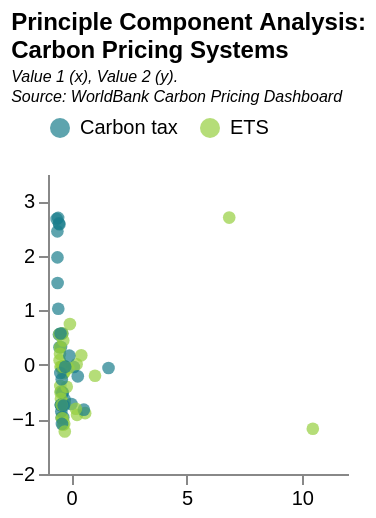

Express this chart as Vega-Lite.
### Vega-Lite specification from a JSON file in a GitHub repository (floating-point values rounded to 4 significant figures)
{"$schema": "https://vega.github.io/schema/vega-lite/v5.json", "title": {"text": ["Principle Component Analysis:", "Carbon Pricing Systems"], "fontSize": 12, "subtitle": ["Value 1 (x), Value 2 (y).", "Source: WorldBank Carbon Pricing Dashboard"], "subtitleFontStyle": "italic", "subtitleFontSize": 8, "anchor": "start", "color": "black"}, "config": {"background": "white", "view": {"stroke": "transparent"}}, "data": {"values": [{"": "0", "Type": "ETS", "GHG emissions covered [MtCO2e]": "140.36", "Year of implementation": "2007", "Value [billion US$]": "6.365888747", "Proportion of global GHG emissions covered": "0.27", "Value 1": "-0.050538374181678586", "Value 2": "0.7482888868096143"}, {"": "1", "Type": "Carbon tax", "GHG emissions covered [MtCO2e]": "0.0", "Year of implementation": "2017", "Value [billion US$]": "1.070971867", "Proportion of global GHG emissions covered": "0.00", "Value 1": "-0.42852452635093835", "Value 2": "-0.4852627444870652"}, {"": "2", "Type": "Carbon tax", "GHG emissions covered [MtCO2e]": "79.46122723", "Year of implementation": "2018", "Value [billion US$]": "0.001622049", "Proportion of global GHG emissions covered": "0.16", "Value 1": "-0.2773233022542831", "Value 2": "-0.6344601670579766"}, {"": "3", "Type": "ETS", "GHG emissions covered [MtCO2e]": "0.0", "Year of implementation": "2012", "Value [billion US$]": "0.0", "Proportion of global GHG emissions covered": "0.00", "Value 1": "-0.49619899973932236", "Value 2": "0.0872743539880935"}, {"": "4", "Type": "ETS", "GHG emissions covered [MtCO2e]": "34.41238328", "Year of implementation": "2022", "Value [billion US$]": "0.0", "Proportion of global GHG emissions covered": "0.07", "Value 1": "-0.34613612859181075", "Value 2": "-1.0972350568582074"}, {"": "5", "Type": "ETS", "GHG emissions covered [MtCO2e]": "0.0", "Year of implementation": "2016", "Value [billion US$]": "0.0", "Proportion of global GHG emissions covered": "0.00", "Value 1": "-0.4665283890103774", "Value 2": "-0.38392414922046153"}, {"": "6", "Type": "Carbon tax", "GHG emissions covered [MtCO2e]": "46.41", "Year of implementation": "2008", "Value [billion US$]": "1.562100384", "Proportion of global GHG emissions covered": "0.09", "Value 1": "-0.3813495177761626", "Value 2": "0.5739080202607355"}, {"": "8", "Type": "ETS", "GHG emissions covered [MtCO2e]": "31.888584", "Year of implementation": "2013", "Value [billion US$]": "0.228478644", "Proportion of global GHG emissions covered": "0.06", "Value 1": "-0.41462632026897567", "Value 2": "-0.0328177630970077"}, {"": "12", "Type": "ETS", "GHG emissions covered [MtCO2e]": "309.468", "Year of implementation": "2012", "Value [billion US$]": "9.47715", "Proportion of global GHG emissions covered": "0.60", "Value 1": "0.44058589047669905", "Value 2": "0.17576955097712765"}, {"": "13", "Type": "ETS", "GHG emissions covered [MtCO2e]": "53.34974168", "Year of implementation": "2019", "Value [billion US$]": "2.131943002", "Proportion of global GHG emissions covered": "0.10", "Value 1": "-0.27045389744560194", "Value 2": "-0.7142471439159818"}, {"": "14", "Type": "Carbon tax", "GHG emissions covered [MtCO2e]": "167.6706167", "Year of implementation": "2019", "Value [billion US$]": "3.421115729", "Proportion of global GHG emissions covered": "0.33", "Value 1": "0.017056966270810138", "Value 2": "-0.715948598262609"}, {"": "17", "Type": "Carbon tax", "GHG emissions covered [MtCO2e]": "36.93137551", "Year of implementation": "2017", "Value [billion US$]": "0.1655", "Proportion of global GHG emissions covered": "0.07", "Value 1": "-0.37577651331046846", "Value 2": "-0.5059264469042876"}, {"": "18", "Type": "ETS", "GHG emissions covered [MtCO2e]": "4500.0", "Year of implementation": "2021", "Value [billion US$]": "41.39932063", "Proportion of global GHG emissions covered": "8.79", "Value 1": "10.475200134545041", "Value 2": "-1.1710307114889789"}, {"": "19", "Type": "ETS", "GHG emissions covered [MtCO2e]": "67.139766", "Year of implementation": "2014", "Value [billion US$]": "0.566144556", "Proportion of global GHG emissions covered": "0.13", "Value 1": "-0.32077265036716235", "Value 2": "-0.15201823697485925"}, {"": "21", "Type": "Carbon tax", "GHG emissions covered [MtCO2e]": "44.67561579", "Year of implementation": "2017", "Value [billion US$]": "0.125855396", "Proportion of global GHG emissions covered": "0.09", "Value 1": "-0.3574824867791804", "Value 2": "-0.5082033348462469"}, {"": "23", "Type": "Carbon tax", "GHG emissions covered [MtCO2e]": "17.20838193", "Year of implementation": "1992", "Value [billion US$]": "0.542291292", "Proportion of global GHG emissions covered": "0.03", "Value 1": "-0.5938840542972015", "Value 2": "2.4485827929141815"}, {"": "24", "Type": "ETS", "GHG emissions covered [MtCO2e]": "1626.615082", "Year of implementation": "2005", "Value [billion US$]": "136.0190418", "Proportion of global GHG emissions covered": "3.18", "Value 1": "6.852289275539271", "Value 2": "2.7007625744990835"}, {"": "25", "Type": "Carbon tax", "GHG emissions covered [MtCO2e]": "1.40975991", "Year of implementation": "2000", "Value [billion US$]": "0.002775157", "Proportion of global GHG emissions covered": "0.00", "Value 1": "-0.5836085855811701", "Value 2": "1.5007819604105193"}, {"": "26", "Type": "Carbon tax", "GHG emissions covered [MtCO2e]": "26.92882366", "Year of implementation": "1990", "Value [billion US$]": "1.43468775", "Proportion of global GHG emissions covered": "0.05", "Value 1": "-0.561671962995012", "Value 2": "2.6960477795925457"}, {"": "27", "Type": "Carbon tax", "GHG emissions covered [MtCO2e]": "157.7754771", "Year of implementation": "2014", "Value [billion US$]": "9.06264", "Proportion of global GHG emissions covered": "0.31", "Value 1": "0.11933679824982982", "Value 2": "-0.03837248684019266"}, {"": "28", "Type": "ETS", "GHG emissions covered [MtCO2e]": "125.128704", "Year of implementation": "2016", "Value [billion US$]": "0.365163238", "Proportion of global GHG emissions covered": "0.24", "Value 1": "-0.18820069282081742", "Value 2": "-0.401303883495783"}, {"": "30", "Type": "ETS", "GHG emissions covered [MtCO2e]": "349.4383534", "Year of implementation": "2021", "Value [billion US$]": "9.979956", "Proportion of global GHG emissions covered": "0.68", "Value 1": "0.6091252772256045", "Value 2": "-0.8842019134506215"}, {"": "31", "Type": "ETS", "GHG emissions covered [MtCO2e]": "259.2336", "Year of implementation": "2013", "Value [billion US$]": "5.817253255", "Proportion of global GHG emissions covered": "0.51", "Value 1": "0.23944027841154375", "Value 2": "0.010645431802931149"}, {"": "33", "Type": "ETS", "GHG emissions covered [MtCO2e]": "63.801135", "Year of implementation": "2014", "Value [billion US$]": "1.95489715", "Proportion of global GHG emissions covered": "0.12", "Value 1": "-0.290247630516666", "Value 2": "-0.12988849422736876"}, {"": "34", "Type": "Carbon tax", "GHG emissions covered [MtCO2e]": "2.723247608", "Year of implementation": "2010", "Value [billion US$]": "0.051805729", "Proportion of global GHG emissions covered": "0.01", "Value 1": "-0.5010827935217691", "Value 2": "0.3229424944479489"}, {"": "37", "Type": "Carbon tax", "GHG emissions covered [MtCO2e]": "27.04608349", "Year of implementation": "2010", "Value [billion US$]": "0.585756", "Proportion of global GHG emissions covered": "0.05", "Value 1": "-0.43743713039321874", "Value 2": "0.3269961701809753"}, {"": "41", "Type": "Carbon tax", "GHG emissions covered [MtCO2e]": "952.6586723", "Year of implementation": "2012", "Value [billion US$]": "2.146481178", "Proportion of global GHG emissions covered": "1.86", "Value 1": "1.6228580633522636", "Value 2": "-0.056342033812726275"}, {"": "42", "Type": "ETS", "GHG emissions covered [MtCO2e]": "169.1768076", "Year of implementation": "2013", "Value [billion US$]": "0.152180309", "Proportion of global GHG emissions covered": "0.33", "Value 1": "-0.11918030075123516", "Value 2": "-0.05953445810693457"}, {"": "43", "Type": "ETS", "GHG emissions covered [MtCO2e]": "553.439848", "Year of implementation": "2015", "Value [billion US$]": "11.04344594", "Proportion of global GHG emissions covered": "1.08", "Value 1": "1.0365785389372426", "Value 2": "-0.19895768799895736"}, {"": "44", "Type": "Carbon tax", "GHG emissions covered [MtCO2e]": "0.376643586", "Year of implementation": "2004", "Value [billion US$]": "0.018312464", "Proportion of global GHG emissions covered": "0.00", "Value 1": "-0.5546103349341122", "Value 2": "1.0299179453131735"}, {"": "45", "Type": "Carbon tax", "GHG emissions covered [MtCO2e]": "0.14610362", "Year of implementation": "2008", "Value [billion US$]": "0.002175089", "Proportion of global GHG emissions covered": "0.00", "Value 1": "-0.5256496529902894", "Value 2": "0.5584927580500754"}, {"": "46", "Type": "Carbon tax", "GHG emissions covered [MtCO2e]": "6.801985106", "Year of implementation": "2021", "Value [billion US$]": "0.294838465", "Proportion of global GHG emissions covered": "0.01", "Value 1": "-0.40814143266888503", "Value 2": "-0.9694956643226055"}, {"": "50", "Type": "ETS", "GHG emissions covered [MtCO2e]": "6.072", "Year of implementation": "2018", "Value [billion US$]": "0.004", "Proportion of global GHG emissions covered": "0.01", "Value 1": "-0.4394891509990392", "Value 2": "-0.6204994225977242"}, {"": "51", "Type": "Carbon tax", "GHG emissions covered [MtCO2e]": "352.6073585", "Year of implementation": "2014", "Value [billion US$]": "0.314092485", "Proportion of global GHG emissions covered": "0.69", "Value 1": "0.2901049204285548", "Value 2": "-0.20893925253788823"}, {"": "52", "Type": "ETS", "GHG emissions covered [MtCO2e]": "320.5521441", "Year of implementation": "2020", "Value [billion US$]": "0.0", "Proportion of global GHG emissions covered": "0.63", "Value 1": "0.25783072420016157", "Value 2": "-0.9147449845861301"}, {"": "55", "Type": "Carbon tax", "GHG emissions covered [MtCO2e]": "25.96280946", "Year of implementation": "2021", "Value [billion US$]": "1.197978551", "Proportion of global GHG emissions covered": "0.05", "Value 1": "-0.3395285826350468", "Value 2": "-0.9592894207307076"}, {"": "56", "Type": "ETS", "GHG emissions covered [MtCO2e]": "7.05", "Year of implementation": "2021", "Value [billion US$]": "0.28172954", "Proportion of global GHG emissions covered": "0.01", "Value 1": "-0.40824787933594237", "Value 2": "-0.9697201195209918"}, {"": "57", "Type": "Carbon tax", "GHG emissions covered [MtCO2e]": "5.499", "Year of implementation": "2020", "Value [billion US$]": "0.077325767", "Proportion of global GHG emissions covered": "0.01", "Value 1": "-0.4231787353771044", "Value 2": "-0.8549185784228753"}, {"": "58", "Type": "ETS", "GHG emissions covered [MtCO2e]": "41.61230129", "Year of implementation": "2008", "Value [billion US$]": "1.8154728", "Proportion of global GHG emissions covered": "0.08", "Value 1": "-0.3848264222948407", "Value 2": "0.5787218893908931"}, {"": "60", "Type": "ETS", "GHG emissions covered [MtCO2e]": "4.5881", "Year of implementation": "2019", "Value [billion US$]": "0.183347986", "Proportion of global GHG emissions covered": "0.01", "Value 1": "-0.4285525295658703", "Value 2": "-0.7354050135647332"}, {"": "61", "Type": "Carbon tax", "GHG emissions covered [MtCO2e]": "5.0149", "Year of implementation": "2019", "Value [billion US$]": "0.073116109", "Proportion of global GHG emissions covered": "0.01", "Value 1": "-0.431239595172157", "Value 2": "-0.7371388233212327"}, {"": "63", "Type": "Carbon tax", "GHG emissions covered [MtCO2e]": "1.3351", "Year of implementation": "2019", "Value [billion US$]": "0.02089019", "Proportion of global GHG emissions covered": "0.00", "Value 1": "-0.4422364883901221", "Value 2": "-0.7371255842550947"}, {"": "64", "Type": "Carbon tax", "GHG emissions covered [MtCO2e]": "44.73403107", "Year of implementation": "1991", "Value [billion US$]": "1.714514469", "Proportion of global GHG emissions covered": "0.09", "Value 1": "-0.5049073536907712", "Value 2": "2.5789995023253534"}, {"": "65", "Type": "ETS", "GHG emissions covered [MtCO2e]": "14.025", "Year of implementation": "2019", "Value [billion US$]": "0.315978261", "Proportion of global GHG emissions covered": "0.03", "Value 1": "-0.403509840867466", "Value 2": "-0.7351907627983669"}, {"": "66", "Type": "ETS", "GHG emissions covered [MtCO2e]": "0.0", "Year of implementation": "2017", "Value [billion US$]": "0.0", "Proportion of global GHG emissions covered": "0.00", "Value 1": "-0.45911073632814114", "Value 2": "-0.5017237750226002"}, {"": "67", "Type": "ETS", "GHG emissions covered [MtCO2e]": "41.125", "Year of implementation": "2022", "Value [billion US$]": "1.314737852", "Proportion of global GHG emissions covered": "0.08", "Value 1": "-0.2958063664379599", "Value 2": "-1.0781241292263373"}, {"": "68", "Type": "ETS", "GHG emissions covered [MtCO2e]": "27.09", "Year of implementation": "2021", "Value [billion US$]": "0.0", "Proportion of global GHG emissions covered": "0.05", "Value 1": "-0.37252429011378213", "Value 2": "-0.9778069559967937"}, {"": "71", "Type": "Carbon tax", "GHG emissions covered [MtCO2e]": "15.93618198", "Year of implementation": "1990", "Value [billion US$]": "0.001110362", "Proportion of global GHG emissions covered": "0.03", "Value 1": "-0.6255494909981797", "Value 2": "2.6759818145668017"}, {"": "72", "Type": "Carbon tax", "GHG emissions covered [MtCO2e]": "25.03861083", "Year of implementation": "2015", "Value [billion US$]": "0.525885138", "Proportion of global GHG emissions covered": "0.05", "Value 1": "-0.4042274470392359", "Value 2": "-0.2627362727201325"}, {"": "73", "Type": "Carbon tax", "GHG emissions covered [MtCO2e]": "0.9688", "Year of implementation": "2019", "Value [billion US$]": "0.013773078", "Proportion of global GHG emissions covered": "0.00", "Value 1": "-0.4428354688361366", "Value 2": "-0.737201052505445"}, {"": "74", "Type": "ETS", "GHG emissions covered [MtCO2e]": "60.918", "Year of implementation": "2013", "Value [billion US$]": "1.665057545", "Proportion of global GHG emissions covered": "0.12", "Value 1": "-0.3090576045294162", "Value 2": "-0.016276748235375865"}, {"": "75", "Type": "ETS", "GHG emissions covered [MtCO2e]": "67.342", "Year of implementation": "2009", "Value [billion US$]": "1.22232", "Proportion of global GHG emissions covered": "0.13", "Value 1": "-0.33890252335550963", "Value 2": "0.4470466979317846"}, {"": "76", "Type": "ETS", "GHG emissions covered [MtCO2e]": "8.16", "Year of implementation": "2011", "Value [billion US$]": "0.127804419", "Proportion of global GHG emissions covered": "0.02", "Value 1": "-0.4800912455754786", "Value 2": "0.2053323099904052"}, {"": "78", "Type": "ETS", "GHG emissions covered [MtCO2e]": "10.231", "Year of implementation": "2019", "Value [billion US$]": "0.408847506", "Proportion of global GHG emissions covered": "0.02", "Value 1": "-0.4104862897228646", "Value 2": "-0.7329368088600084"}, {"": "81", "Type": "ETS", "GHG emissions covered [MtCO2e]": "78.482705", "Year of implementation": "2013", "Value [billion US$]": "1.4657514", "Proportion of global GHG emissions covered": "0.15", "Value 1": "-0.2791841688708243", "Value 2": "-0.022392310640183488"}, {"": "83", "Type": "ETS", "GHG emissions covered [MtCO2e]": "13.1718", "Year of implementation": "2013", "Value [billion US$]": "0.020179279", "Proportion of global GHG emissions covered": "0.03", "Value 1": "-0.45738529748883683", "Value 2": "-0.03286047677559346"}, {"": "84", "Type": "Carbon tax", "GHG emissions covered [MtCO2e]": "56.41688507", "Year of implementation": "2019", "Value [billion US$]": "0.141006929", "Proportion of global GHG emissions covered": "0.11", "Value 1": "-0.3184701507950222", "Value 2": "-0.7456074127536378"}, {"": "85", "Type": "Carbon tax", "GHG emissions covered [MtCO2e]": "10.64899126", "Year of implementation": "1996", "Value [billion US$]": "0.081728039", "Proportion of global GHG emissions covered": "0.02", "Value 1": "-0.5899830416500661", "Value 2": "1.971387989278658"}, {"": "86", "Type": "Carbon tax", "GHG emissions covered [MtCO2e]": "459.1671443", "Year of implementation": "2019", "Value [billion US$]": "0.119524906", "Proportion of global GHG emissions covered": "0.90", "Value 1": "0.5528850076813707", "Value 2": "-0.820775088083316"}, {"": "87", "Type": "Carbon tax", "GHG emissions covered [MtCO2e]": "6.231775", "Year of implementation": "2014", "Value [billion US$]": "0.121572", "Proportion of global GHG emissions covered": "0.01", "Value 1": "-0.4656293794662306", "Value 2": "-0.14750861333098206"}, {"": "88", "Type": "Carbon tax", "GHG emissions covered [MtCO2e]": "25.83529432", "Year of implementation": "1991", "Value [billion US$]": "2.4347209", "Proportion of global GHG emissions covered": "0.05", "Value 1": "-0.5268754206853348", "Value 2": "2.593720115218733"}, {"": "89", "Type": "ETS", "GHG emissions covered [MtCO2e]": "5.059056761", "Year of implementation": "2008", "Value [billion US$]": "0.28901093", "Proportion of global GHG emissions covered": "0.01", "Value 1": "-0.506620265714747", "Value 2": "0.5619713134376865"}, {"": "90", "Type": "Carbon tax", "GHG emissions covered [MtCO2e]": "15.74989369", "Year of implementation": "2008", "Value [billion US$]": "1.268261011", "Proportion of global GHG emissions covered": "0.03", "Value 1": "-0.45604405417465615", "Value 2": "0.5750821360442193"}, {"": "95", "Type": "ETS", "GHG emissions covered [MtCO2e]": "53.056773", "Year of implementation": "2013", "Value [billion US$]": "0.72655218", "Proportion of global GHG emissions covered": "0.10", "Value 1": "-0.35541329525941623", "Value 2": "-0.02902336739424088"}, {"": "96", "Type": "ETS", "GHG emissions covered [MtCO2e]": "13.26", "Year of implementation": "2010", "Value [billion US$]": "0.053469722", "Proportion of global GHG emissions covered": "0.03", "Value 1": "-0.4785922195923265", "Value 2": "0.3210419125350717"}, {"": "98", "Type": "Carbon tax", "GHG emissions covered [MtCO2e]": "97.38434524", "Year of implementation": "2013", "Value [billion US$]": "0.904572539", "Proportion of global GHG emissions covered": "0.19", "Value 1": "-0.2526712486365646", "Value 2": "-0.0346689100254395"}, {"": "99", "Type": "ETS", "GHG emissions covered [MtCO2e]": "129.8457937", "Year of implementation": "2021", "Value [billion US$]": "12.56197732", "Proportion of global GHG emissions covered": "0.25", "Value 1": "0.2078460394080712", "Value 2": "-0.803746807012418"}, {"": "101", "Type": "Carbon tax", "GHG emissions covered [MtCO2e]": "197.4845544", "Year of implementation": "2011", "Value [billion US$]": "0.042386062", "Proportion of global GHG emissions covered": "0.39", "Value 1": "-0.07338986218062377", "Value 2": "0.16890460827421658"}, {"": "102", "Type": "Carbon tax", "GHG emissions covered [MtCO2e]": "4.38135106", "Year of implementation": "2022", "Value [billion US$]": "0.601539394", "Proportion of global GHG emissions covered": "0.01", "Value 1": "-0.3945796711332196", "Value 2": "-1.0823570666718991"}, {"": "104", "Type": "ETS", "GHG emissions covered [MtCO2e]": "64.93333333", "Year of implementation": "2023", "Value [billion US$]": "0.0", "Proportion of global GHG emissions covered": "0.13", "Value 1": "-0.2725661202671942", "Value 2": "-1.2207122752818054"}]}, "mark": {"type": "circle", "size": 40, "opacity": 0.7}, "height": 150, "width": 150, "encoding": {"x": {"field": "Value 1", "type": "quantitative", "scale": {"domain": [-1, 12]}, "axis": {"grid": false}, "title": null}, "y": {"field": "Value 2", "type": "quantitative", "scale": {"domain": [-2, 3.5]}, "axis": {"grid": false}, "title": null}, "color": {"field": "Type", "type": "nominal", "scale": {"scheme": "darkmulti"}, "legend": {"orient": "top"}, "title": null}, "tooltip": [{"field": "Type", "type": "nominal"}, {"field": "Year of implementation", "type": "nominal", "title": "Year"}, {"field": "Proportion of global GHG emissions covered"}]}}
